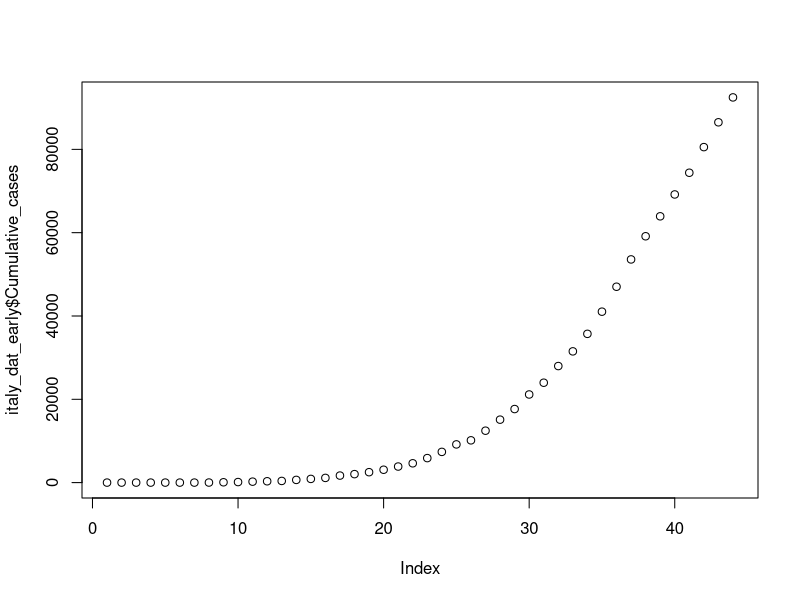
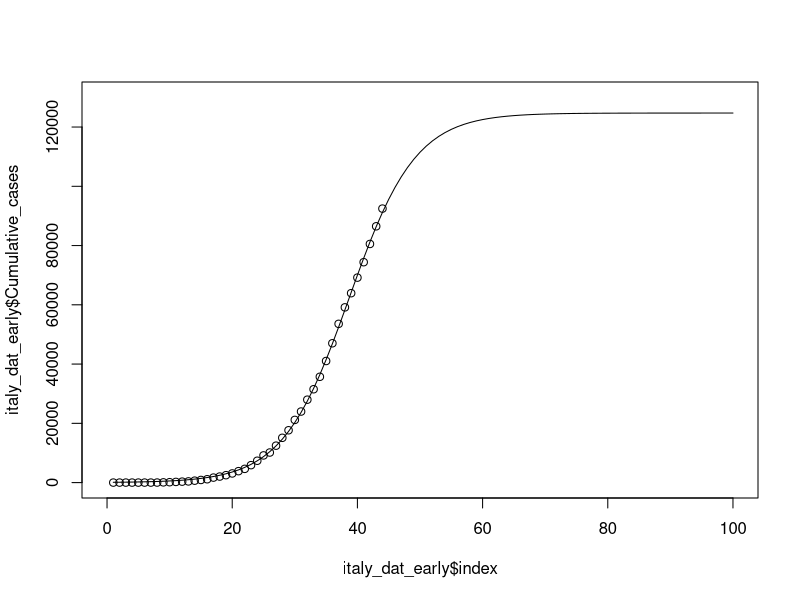
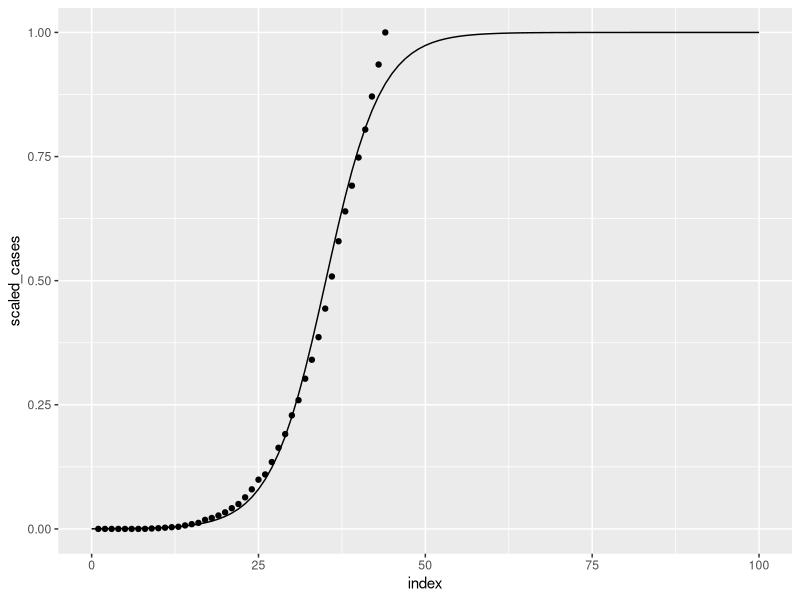

The R source for these figures, in order: (Note: this script raises an error after producing the figures.)
library(tidyverse)
library(readr)
library(car)

set.seed(400)

covid_dat <- read.csv("WHO-COVID-19-global-data.csv") #reading in WHO data

italy_dat <- covid_dat %>% # filtering for Italy data
  filter(Country == "Italy")

italy_dat_early <- italy_dat[44:87,] %>% #filtering 2/15 to 3/29
  mutate(scaled_cases = Cumulative_cases/max(Cumulative_cases)) #scaling data to be used with log regression

italy_dat_early["index"] <- seq(1:nrow(italy_dat_early)) #creating index column


plot(italy_dat_early$Cumulative_cases) #plotting cumulative cases

# Logistic Regression

# NLS METHOD

coef(lm(logit(italy_dat_early$Cumulative_cases/100000)~italy_dat_early$index))

italy_log <- nls(italy_dat_early$Cumulative_cases~a/(1+exp(-(b+c*italy_dat_early$index))),
            start=list(a=100000,b=-10.242468,c=0.293917),data=italy_dat_early,trace=TRUE)

summary(italy_log)

flex_point <- -coef(italy_log)[2]/coef(italy_log)[3]

projection <- (coef(italy_log)[1])/(1 + exp(-(coef(italy_log)[2]+coef(italy_log)[3]*1:100)))

plot(italy_dat_early$index,italy_dat_early$Cumulative_cases,ylim = c(0,130000),xlim = c(0,100))
lines(1:100,projection)

# GLM METHOD-- should we keep this????

log_fit <- glm(scaled_cases~index, family = "binomial", data = italy_dat_early)
summary(log_fit)

newdat <- data.frame(index = seq(0,100,1)) 
newdat$preds = predict(log_fit, newdata=newdat, type="response") #using logistic model to get predictions to use to plot

ggplot() + #plotting scaled cases and predictions using log model
  geom_point(data = italy_dat_early, aes(x=index, y=scaled_cases)) +
  geom_line(data = newdat, aes(x = index, y = preds))


# MC simulations

sim <- function(m, n) {
  mat <- matrix(data = NA, nrow = m, ncol = n) 
  
  for (i in 1:m){
    mat[i,] <- rnorm(n, sd = 0.1, mean = 1)
  }
  
  return(mat)
}

cum_days <- italy_dat[44:84,6] #only use cum cases from Feb 15th to March 26th

simulations <- sim(150, 41) #150 simulations for 41 days

mult <- function(x, y){
  new_mat <- matrix(data = NA, nrow = 150, ncol = length(x))
  for (i in 1:length(x)) {
    new_mat[,i] <- x[i]*y[,i]
  }
  return(new_mat)
}

test <- mult(cum_days, simulations)

mc_mat <- as.data.frame(test)

# Run logistic regression for 150 simulations and get flex date for each

flex_mc <- rep(NA, 150)

for (i in 1:150) {
  row_data <- t(mc_mat[i,])
  index <- seq(1:length(row_data))
  coefs <- coef(lm(logit(row_data/100000)~index))
  italy_log <- nls(row_data~a/(1+exp(-(b+c*index))),
                  start=list(a=100000,b=coefs[1],c=coefs[2]),trace=TRUE)
  
  summary(italy_log)
  
  flex_mc[i] <- -coef(italy_log)[2]/coef(italy_log)[3]
}

##getting error for 6 of the MC simulations (too many iterations?)

mean(na.omit(flex_mc)) #mean flex date
sd(na.omit(flex_mc)) #sd of flex dates

ggplot() + #plot of simulated flex dates with line for avg
  geom_point(aes(x = seq(1,150,1), y = flex_mc), color = "red") +
  xlab("MC Simulation") +
  ylab("# Days from Feb 15th") +
  ggtitle("Projected Flex Date for 150 MC Simulations") +
  geom_hline(aes(yintercept = mean(na.omit(flex_mc))))




# Extension: US Data

us_dat <- covid_dat %>%
  filter(Country == "United States of America")

plot(us_dat$Cumulative_cases) #all US cumulative and new positive cases (day 1 = Jan 3rd)
plot(us_dat$New_cases)

plot(us_dat$Cumulative_cases[30:100]) #Feb 1st through April 11th
plot(us_dat$New_cases[30:100])


# NLS 

us_dat_early <- us_dat[30:100,] #selecting days Feb 1st to April 11th

us_dat_early["index"] <- seq(1:nrow(us_dat_early)) #creating index column


plot(us_dat_early$Cumulative_cases) #plotting cumulative cases

coef(lm(logit(us_dat_early$Cumulative_cases/500000)~us_dat_early$index))

us_log <- nls(us_dat_early$Cumulative_cases~a/(1+exp(-(b+c*us_dat_early$index))),
                 start=list(a=500000,b=-13.0652170,c=0.1920636),data=us_dat_early,trace=TRUE)

summary(us_log)

flex_point <- -coef(us_log)[2]/coef(us_log)[3]

projection <- (coef(us_log)[1])/(1 + exp(-(coef(us_log)[2]+coef(us_log)[3]*1:100)))

plot(us_dat_early$index,us_dat_early$Cumulative_cases,ylim = c(0,500000),xlim = c(0,100))
lines(1:100,projection)

# MC Simulations

cum_days_us <- us_dat_early$Cumulative_cases

simulations_us <- sim(150, 71) #150 simulations for 71 days


test_us <- mult(cum_days_us, simulations_us)

mc_mat_us <- as.data.frame(test_us)

flex_mc_us <- rep(NA, 150)

for (i in 1:150) {
  row_data <- t(mc_mat_us[i,])
  index <- seq(1:length(row_data))
  coefs <- coef(lm(logit(row_data/500000)~index))
  us_log <- nls(row_data~a/(1+exp(-(b+c*index))),
                   start=list(a=500000,b=coefs[1],c=coefs[2]),trace=TRUE)
  
  summary(us_log)
  
  flex_mc_us[i] <- -coef(us_log)[2]/coef(us_log)[3]
}

mean(na.omit(flex_mc_us)) #mean flex date -> 67 days from Feb 1st = April 7th
sd(na.omit(flex_mc_us)) #sd of flex dates

ggplot() + #plot of simulated flex dates with line for avg
  geom_point(aes(x = seq(1,150,1), y = flex_mc_us), color = "red") +
  xlab("MC Simulation") +
  ylab("# Days from Feb 1st") +
  ggtitle("Projected Flex Date for 150 MC Simulations") +
  geom_hline(aes(yintercept = mean(na.omit(flex_mc_us))))
